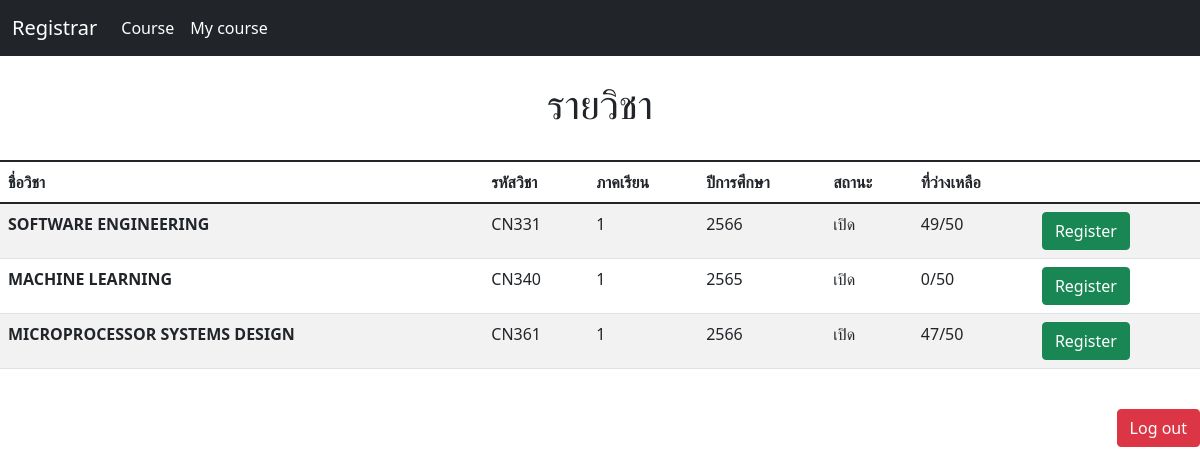
/quota/ (signed in), run on an earlier commit of the app's database.
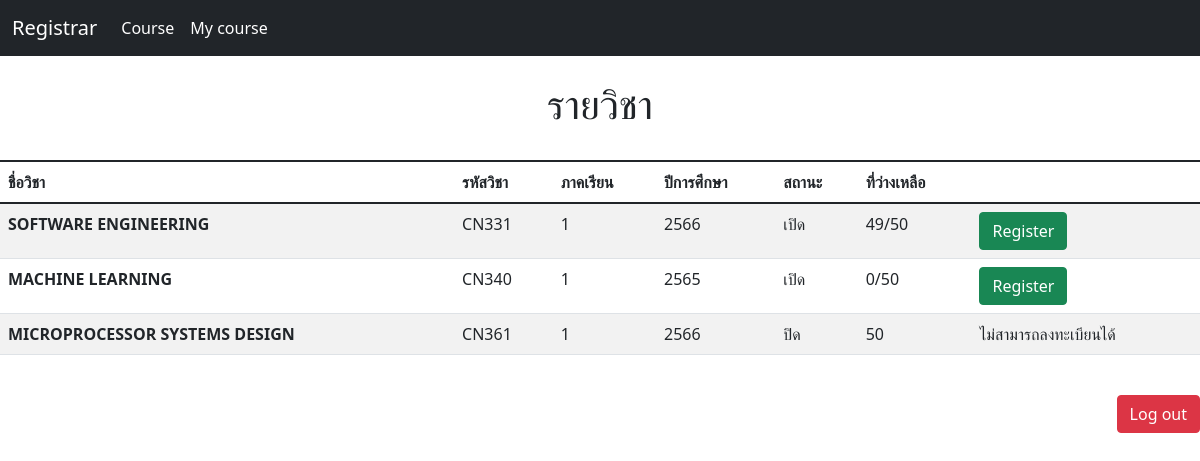
And on a later commit of the database.
### Register/models.py (models this page shows, shortened)
class Subject(models.Model):
    course = models.CharField(max_length=128)
    id_course = models.CharField(max_length=128)
    Semester = models.CharField(max_length=64)
    Year = models.IntegerField()
    quota = models.IntegerField(default=50)
    max_quota = models.PositiveIntegerField(default=50)
    is_open = models.BooleanField(default=True)
    students = models.ManyToManyField(Student, blank=True, related_name="Subject")

### Register/views.py (the view)
# urls.py: path('quota/', views.quota, name='quota'),
def quota(request):
    user = request.user
    student = get_object_or_404(Student, user=user)
    all_course = Subject.objects.all()
    return render(request, './Register/quota.html',{
        "all_course": Subject.objects.exclude(students = student),
        'message': "กดลงวิชาไม่ได้เนื่องจากเต็ม",
        })

### Register/Templates/Register/quota.html (shortened to what this page needs)
{% extends "Register/base.html" %}
{% block body %}
<br>
    <div class="center">
        <h1>รายวิชา</h1>
    </div>
<br>
<table class="table table-striped table-hover" method="post">
    <thead>
        <tr>
            <th scope="col">ชื่อวิชา</th>
            <th scope="col">รหัสวิชา</th>
            <th scope="col">ภาคเรียน</th>
            <th scope="col">ปีการศึกษา</th>
            <th scope="col">สถานะ</th>
            <th scope="col">ที่ว่างเหลือ</th>
            <th scope="col"></th>
        </tr>
    </thead>
    <tbody>
    {% for course in all_course %}
        <tr>
            <th scope="row">{{course.course}}</th>
            <td>{{course.id_course}}</td>
            <td>{{course.Semester}}</td>
            <td>{{course.Year}}</td>
            {% if course.is_open %}
                <td>เปิด</td>
                <td>{{course.quota}}/{{course.max_quota}}</td>
                <form method="post" action="{% url 'add_student' course.id %}">
                    <td>
                        <button type="submit" class="btn btn-success">Register</button>
                    </td>
                </form>
            {% else %}
                <td>ปิด</td>
                <td>{{course.max_quota}}</td>
                <div class="text">
                   <td>ไม่สามารถลงทะเบียนได้</td>
                </div>
            {% endif %}
        </tr>
    {% endfor %}
    </tbody>
</table>
{% endblock %}

What changed in the data, as far as the page shows it:
changed Subject "MICROPROCESSOR SYSTEMS DESIGN": quota "47" → (not shown); is_open "เปิด / Register" → "ปิด ไม่สามารถลงทะเบียนได้"
